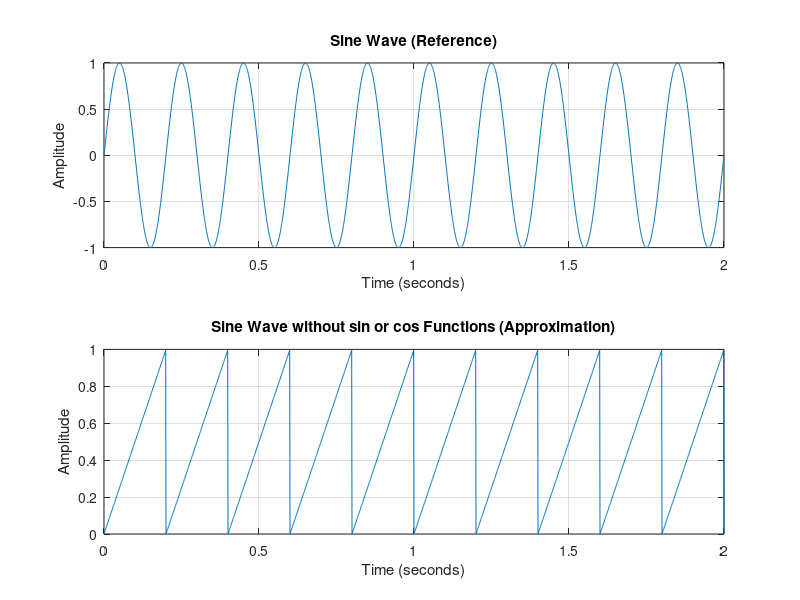

The MATLAB source for this figure:
% Parameters
Fs = 1000;          % Sampling frequency (Hz)
T = 1/Fs;           % Sampling period
t = 0:T:2;          % Time vector from 0 to 2 seconds
f = 5;              % Frequency of the sine wave (Hz)

% Generate sine wave without using sin or cos
y = sin(2*pi*f*t);  % Using sin for reference

% Create a sawtooth wave and adjust to match the sine wave
sawtooth_wave = sawtooth(2*pi*f*t);
y_approx = 0.5 * sawtooth_wave + 0.5;

% Plot
figure;
subplot(2, 1, 1);
plot(t, y);
title('Sine Wave (Reference)');
xlabel('Time (seconds)');
ylabel('Amplitude');
grid on;

subplot(2, 1, 2);
plot(t, y_approx);
title('Sine Wave without sin or cos Functions (Approximation)');
xlabel('Time (seconds)');
ylabel('Amplitude');
grid on;
